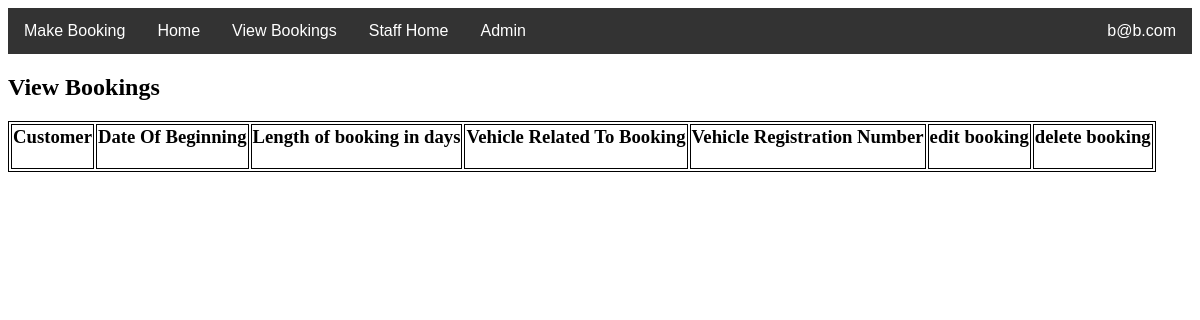
The page /ParkEasy/view-bookings/ (signed in) on the database as committed earlier.
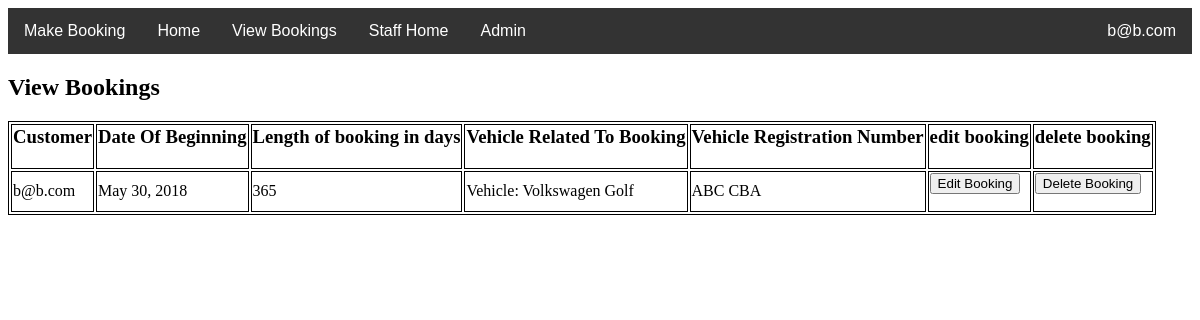
The same page on the database as committed later.
### ParkEasy/models.py (models this page shows, shortened)
class Booking(models.Model):
    customer = models.ForeignKey(Customer, on_delete=models.CASCADE)
    prices = models.ForeignKey(Prices, on_delete=models.CASCADE, default=1)
    vehicle = models.ForeignKey(Vehicle, on_delete=models.CASCADE)
    departing = models.ForeignKey(Departing, on_delete=models.CASCADE)
    arriving = models.ForeignKey(Arriving, on_delete=models.CASCADE)
    vip = models.BooleanField(default=False)
    valet = models.BooleanField(default=False)
    booking_date = models.DateField(default=timezone.now)
    booking_length = models.IntegerField(default=0)
    checked_in = models.BooleanField(default=False)
    checked_out = models.BooleanField(default=False)
    date_created = models.DateField(default=timezone.now)

class Customer(AbstractUser):
    password = models.CharField(max_length=100, default="")
    email = models.EmailField(max_length=100, default="", unique=True)
    is_staff = models.BooleanField(
        default=False,
        help_text='Designates whether the user can log into this site.',
    )
    address_line1 = models.CharField(max_length=100)
    address_line2 = models.CharField(max_length=100)
    postcode = models.CharField(max_length=16)
    tel_no = models.CharField(max_length=20)
    username = None
    USERNAME_FIELD = 'email'
    REQUIRED_FIELDS = []
    objects = UserManager()
    def get_username(self):
        return self.email

class Vehicle(models.Model):
    reg_no = models.CharField(max_length=7)
    make = models.CharField(max_length=64)
    manufacturer = models.CharField(max_length=64)
    def __str__(self):
        return 'Vehicle: ' + self.manufacturer + ' ' + self.make

### ParkEasy/views.py (the view)
# urls.py: path('view-bookings/', view_bookings, name="view-bookings"),
def view_bookings(request):
    query_results = Booking.objects.filter(customer=request.user)
    context = {"query_results": query_results}
    return render(request, 'view-bookings.html', context)

### ParkEasy/templatetags/has_group.py (called while the page is built)
@register.filter(name='has_group')
def has_group(user, group_name):
    group = Group.objects.get(name=group_name)
    return group in user.groups.all()

### templates/view-bookings.html (shortened to what this page needs)
{% extends 'base.html' %}
{% load static %}
{% block content %}
  <h2>View Bookings</h2>
  <p>
    <table>
        <tr>
            <th><h3>Customer</h3></th>
            <th><h3>Date Of Beginning</h3></th>
            <th><h3>Length of booking in days</h3></th>
            <th><h3>Vehicle Related To Booking</h3></th>
            <th><h3>Vehicle Registration Number</h3></th>
            <th><h3>edit booking</h3></th>
            <th><h3>delete booking</h3></th>
        </tr>
 {% for item in query_results %}
        <tr>
            <td>
                {{ item.customer }}
            </td>
            <td>
                {{ item.booking_date }}
            </td>
            <td>
                {{ item.booking_length }}
            </td>
            <td>
                {{ item.vehicle }}
            </td>
            <td>
                {{ item.vehicle.reg_no }}
            </td>
            <td>
            <form action = "{% url 'edit-form' id=item.id %}" method = "POST">
                <input type="submit" name="edit-form" formmethod="post" Value="Edit Booking">
            </form>
            </td>
            <td>
                <form action = "{% url 'delete-booking' id=item.id %}" method = "POST">
                    <input type="submit" name="delete-booking" formmethod="post" Value="Delete Booking">
                </form>
            </td>
{% endfor %}
        </tr>
</table>
</p>
{% endblock %}

Rows that differ between the two databases and show on the page:
added Booking: customer "b@b.com", booking_date "May 30, 2018", booking_length "365", vehicle "Vehicle: Volkswagen Golf", vehicle.reg_no "ABC CBA"
